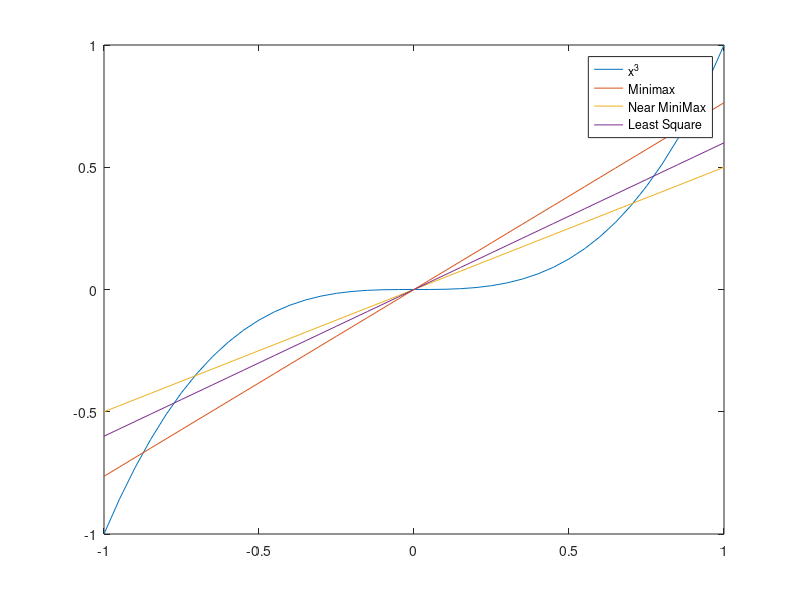

Recreate this plot in MATLAB.

% a = 1;
% x = [0 :0.05:1];
% 
% %% for f(x) = x^3 on [0,a)
% 
% y0 = x.^3;
% 
% 
% % Minimax
% y1 = a^2 * x - sqrt(2)/8 * a^3;
% 
% % linear Chebyshev polynomial
% y2 =  x *7/8 - 2/16;
% 
% % Least Square
% y3 = 9/10 * a^2 * x - a^3 /5;
% 
% % Plot 
% plot(x,y0,x,y1,x,y2,x,y3),legend('x^3', 'Minimax', 'Near MiniMax', 'Least Square')


%% On interval [-a,a]


a = 1;
x = [-1:0.05:1];
y0 = x.^3;


% Minimax
y1 = (3 - sqrt(5)) * x ;

% linear Chebyshev polynomial
y2 = x/2;

% Least Square
y3 = 3/5 * x;

plot(x,y0,x,y1,x,y2,x,y3),legend('x^3', 'Minimax', 'Near MiniMax', 'Least Square')






